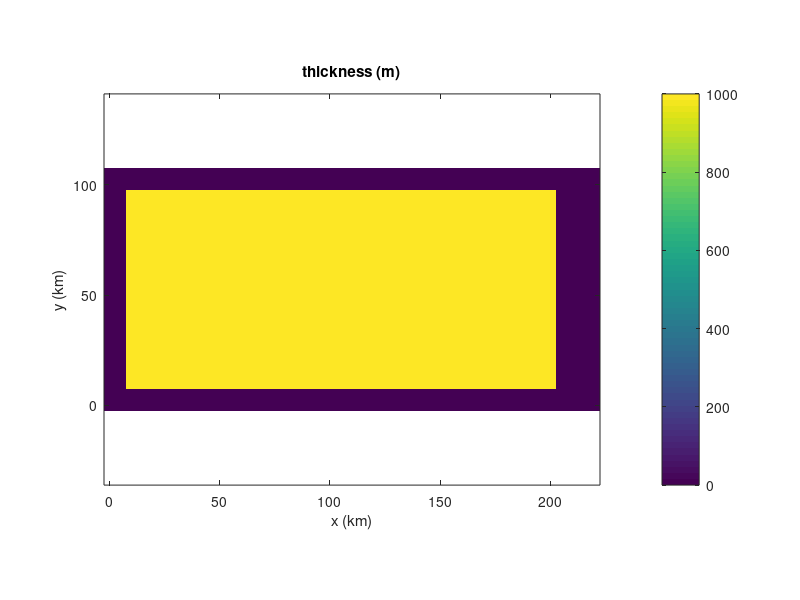
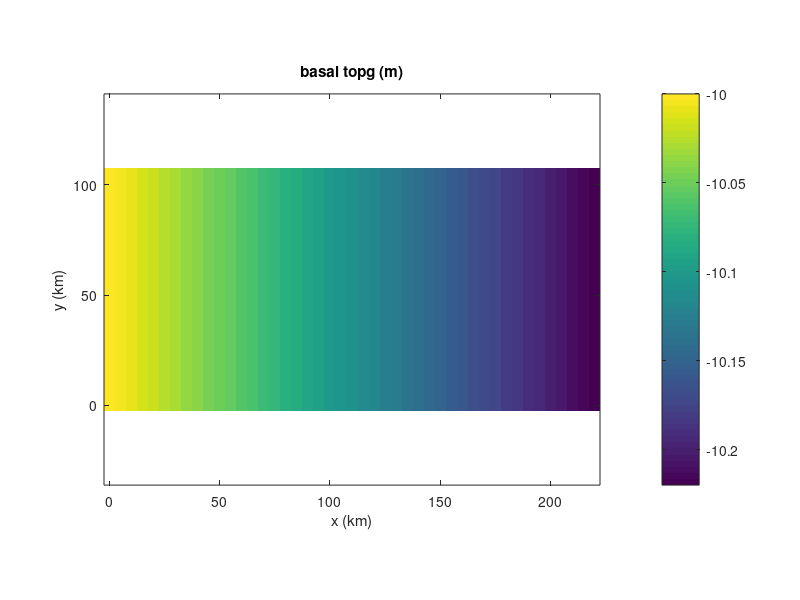
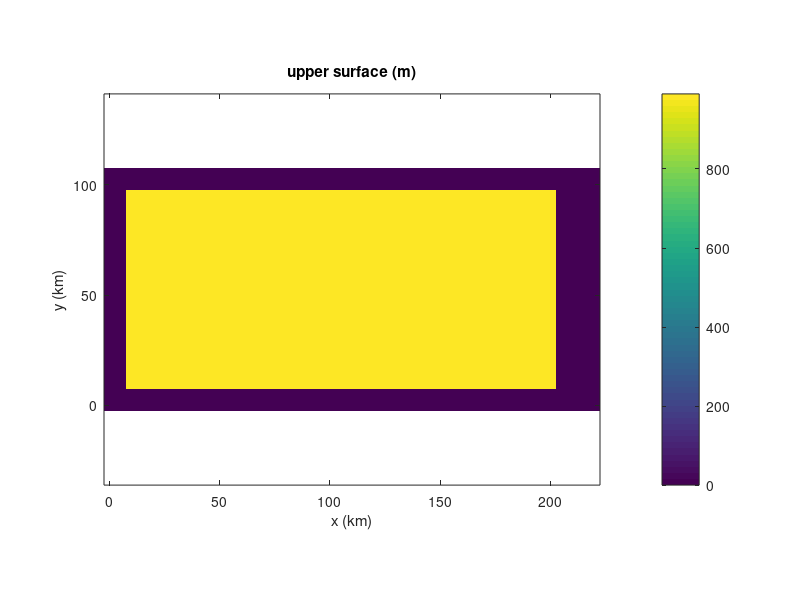

Reproduce these figures in MATLAB, in order. (Note: this script raises an error after producing the figures.)

%% file to create .mat input variables for Marion's coupled runs
%%
%% To be read by .py script to make .nc input file

double_res = 0;     %% flag to double res of grid
% double_res = 1;

rho_i = 910;     % ice density kg/m^3
rho_w = 1028;    % ocean water density kg/m^3

H0 = 1e3;
T0 = -10;
q0 = -7e-2;
slope = 1e-6;
b0 = 0.25;

r = 22; c = 45;
dew = 5e3; dns = 5e3;
x = [0:dew:dew*c-1]; xs = ( x(1:end-1)+x(2:end) )/2;
y = [0:dns:dns*r-1]'; ys = ( y(1:end-1)+y(2:end) )/2;


if( double_res == 1 )
    dew = 1/2*dew; dns = 1/2*dns;    % make these active to double resolution
    r = 2*r; c = 2*c;
    x2 = [0:dew:dew*c-1]; x2s = ( x2(1:end-1)+x2(2:end) )/2;
    y2 = [0:dns:dns*r-1]'; y2s = ( y2(1:end-1)+y2(2:end) )/2;
end

l = 11;     % no of vert levels

thck = H0 * ones( r, c );
artm = T0 * ones( r, c );
bheatflx = q0 * ones( r, c );
acab = b0 * ones( r, c );

topg = repmat( linspace( -0.1e2, -0.1e2-(slope*(c-1)*dew), c), r, 1 );      %% for debugging

usrf = topg + thck;

%% put buffer of zero thickness cells around perimeter (for remapping)
thck(1:2,:) = 0; thck(:,1:2) = 0; thck(end-1:end,:) = 0; thck(:,end-3:end) = 0;
usrf(1:2,:) = 0; usrf(:,1:2) = 0; usrf(end-1:end,:) = 0; usrf(:,end-3:end) = 0;

figure(1), imagesc( x/1e3, y/1e3, thck ), axis xy, axis equal, axis tight, colorbar
xlabel( 'x (km)' ), ylabel( 'y (km)' ), title( 'thickness (m)' )

figure(2), imagesc( x/1e3, y/1e3, topg ), axis xy, axis equal, axis tight, colorbar
xlabel( 'x (km)' ), ylabel( 'y (km)' ), title( 'basal topg (m)' )

figure(3), imagesc( x/1e3, y/1e3, usrf ), axis xy, axis equal, axis tight, colorbar
xlabel( 'x (km)' ), ylabel( 'y (km)' ), title( 'upper surface (m)' )

%% load in old till map
%  load ~/Home/GLAM/GLIMGLAM/SENS/new_UPB/trunk/GLAM/Tillggl           % Marion's path
load ~/work/modeling/glam/glam-stream-marion-new/trunk/GLAM/Tillggl      % Steve's path

minTauf = Tillggl;

% %% hacks of minTauf field to make it easier for the model to converge
% ind = find( minTauf > 5e3 & minTauf <= 27500 ); minTauf(ind) = 7.5e3;
% ind = find( minTauf > 27500 ); minTauf(ind) = 1e4;
ind = find( minTauf < 2.5e3 ); minTauf(ind) = 1e3;

% minTauf = 10e3 * ones( r-1, c-1 );       % for debugging
% minTauf = 1e7 * ones( r-1, c-1 );       
% minTauf(5:end-4,:) = 5e3;
% if( double_res == 1 )
%     minTauf(10:end-9,:) = 5e3;
% end 

if( double_res == 1 )
    minTauf = interp2( xs, ys, minTauf, x2s, y2s, 'nearest' );
    ind = find( isnan( minTauf ) ); minTauf(ind) = max( max( minTauf ) );
end 

beta = 1e6*ones(size(minTauf));
ind = find( minTauf <= 5e3 ); beta(ind) = 1e2;
% beta(8:14,:) = 3e1;
% beta(10:12,:) = 0.5e1;0

figure(4), imagesc( x/1e3, y/1e3, minTauf/1e3 ), axis xy, axis equal, axis tight, colorbar
xlabel( 'x (km)' ), ylabel( 'y (km)' ), title( 'Tau0 (kPa)' )

figure(5), imagesc( x/1e3, y/1e3, artm ), axis xy, axis equal, axis tight, colorbar
xlabel( 'x (km)' ), ylabel( 'y (km)' ), title( 'artm temp (C)' )

figure(6), imagesc( x/1e3, y/1e3, bheatflx ), axis xy, axis equal, axis tight, colorbar
xlabel( 'x (km)' ), ylabel( 'y (km)' ), title( 'geo flux (W m^2)' )

% %% add a kinbcmask field to specify where 0 flux bcs are
kinbcmask = zeros(size(minTauf));
kinbcmask(1:3,:) = 1; kinbcmask(end-2:end,:) = 1; kinbcmask(:,1:3) = 1;

uvelhom = zeros( l, r-1, c-1 );
for i=1:l
    uvelhom(i,:,:) = zeros(size(minTauf));
end

vvelhom = uvelhom; 

% bwat = 100*ones( size( topg ) );

figure(7), imagesc( x/1e3, y/1e3, kinbcmask ), axis xy, axis equal, axis tight, colorbar
xlabel( 'x (km)' ), ylabel( 'y (km)' ), title( 'kinbcmask' )

figure(8), imagesc( x/1e3, y/1e3, acab ), axis xy, axis equal, axis tight, colorbar
xlabel( 'x (km)' ), ylabel( 'y (km)' ), title( 'acab (m/a)' )

tauf = minTauf;

%  cd ~/Home/Glimmer2/glimmer-cism-lanl/branches/basalproc/tests/basalproc     % Marion's path
cd /Users/sprice/work/modeling/cism/cism-parallel/tests/basalproc            % Steve's path

save bproc.mat artm acab bheatflx usrf topg thck beta tauf kinbcmask uvelhom vvelhom
